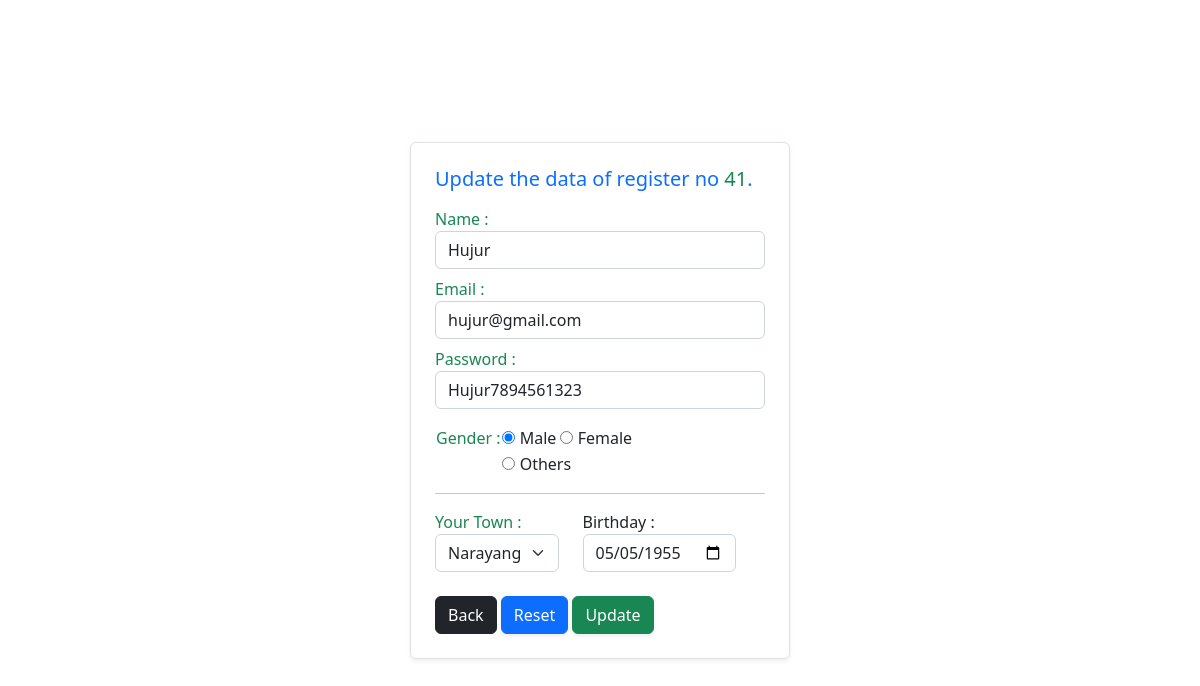
Page /edit.php?id=41 on the committed database.
### tables this page shows
CREATE TABLE `user_data` (
  `id` int(100) NOT NULL,
  `name` char(150) DEFAULT NULL,
  `email` char(200) DEFAULT NULL,
  `password` char(255) DEFAULT NULL,
  `reg_time` timestamp NOT NULL DEFAULT current_timestamp(),
  `date_of_birth` date DEFAULT NULL,
  `city` char(100) DEFAULT NULL,
  `gender` char(20) DEFAULT NULL
);

### edit.php (the view, shortened to what this page needs)
<?php
include_once("./header.php");
if (isset($_GET['id'])){
$id =  $_GET['id'];
$get_pre_data_query = "SELECT * FROM `user_data` WHERE `id`= $id";
$get_pre_data= $connet->query($get_pre_data_query);
if($get_pre_data->num_rows != 1){
    echo "<span>No data found.</span>";
}else{
    $pre_data = $get_pre_data->fetch_assoc();
    ?>
<div class="container">
    <div class="row min-vh-100">
        <div class="col-11 col-md-5 col-lg-4 m-auto border shadow-sm rounded px-2 px-md-4 pt-4">
            <div class="mb-3">
                <h5 class="text-primary">
                    Update the data of register no <span class="text-success"><?= $id ?? null ?></span>.</h5>
            </div>
            <form method="POST">
                <div class="mb-2">
                    <label for="name">
                        <span class="text-success">Name :</span>
                    </label>
                    <input type="text" name="name" id="name" class="form-control <?= isset($errorName) ? "is-invalid" : null ?>
                    <?= isset($correctName) ? "is-valid" : null ?>"
                        value="<?=  $pre_data['name'] ?? $correctName || $name ??   null ?> ">
                </div>
                <div class=" mb-2">
                    <label for="email">
                        <span class="text-success">Email :</span>
                    </label>
                    <input type="text" name="email" id="email"
                        class="form-control <?= isset($errorEmail) ? "is-invalid" : null ?> <?= isset($correctEmail) ? "is-valid" : null ?>"
                        value="<?= $pre_data['email'] ?? $correctEmail || $email ?? null ?>">
                </div>
                <div class="mb-3">
                    <label for="password">
                        <span class="text-success">Password :</span>
                    </label>
                    <input type="text" name="password" id="password"
                        class="form-control <?= isset($errorPassword) ? "is-invalid" : null ?> <?= isset($correctPassword) ? "is-valid" : null ?>"
                        value="<?= $pre_data['password'] ?? $correctPassword ?? null ?>">
                </div>
                <div class=" mb-3">
                    <table>
                        <tr>
                            <td>
                                <span class="d-block text-success"> Gender :</span>
                            </td>
                            <td>
                                <input type="radio" name="gender" id="male" value="Male"
                                    <?= (!isset($gender)) && $pre_data['gender'] == "Male" ? "checked" : null ?>
                                    <?= (isset($gender)) && $correctGender == "Male" ? "checked" : null ?>>
                                <label for="male">Male</label>
                                <input type="radio" name="gender" id="female" value="Female"
                                    <?= (!isset($gender)) && $pre_data['gender'] == "Female" ? "checked" : null ?>
                                    <?= (isset($gender)) && $correctGender == "Female" ? "checked" : null ?>>
                                <label for="female">Female</label>
                            </td>
                        </tr>
                        <tr>
                            <td></td>
                            <td><input type="radio" name="gender" id="Others" value="Others"
                                    <?= (!isset($gender)) && $pre_data['gender'] == "Others" ? "checked" : null ?>
                                    <?= (isset($gender)) && $gender == "Others" ? "checked" : null ?>>
                                <label for="Others">Others</label>
                            </td>
                        </tr>
                    </table>
                </div>
                <hr>
                <div class="row">
                    <div class="mb-3 col-8 col-xl-5">
                        <span class="text-success">Your Town :</span>
                        <select name="city" class="form-select
                        <?= (isset($errorCity)) ? "is-invalid" : null ?>
                        <?= (isset($correctCity)) ? "is-valid" : null ?>
                        ">
                            <option value="<?= $pre_data['city'] ?? null ?>"><?= (!isset($city)) ? $pre_data['city'] : "--
                                Select
                                Area --" ?>
                            </option>
                        </select>
                    </div>
                    <div class="mb-3 col-8 col-xl-6">
                        <label for="birthday">Birthday :</label>
                        <input type="date" id="birthday" name="date_of_birth"
                            class="form-control <?= isset($errordate_of_birth) ? "is-invalid" : null ?><?= isset($correctdate_of_birth) ? "is-valid" : null ?>"
                            value="<?= $pre_data['date_of_birth'] ?? null ?>">
                    </div>
                </div>
                <div class=" mb-4 mt-2">
                    <input type="button" onclick="location.href='./read.php'" class="btn btn-dark" value="Back">
                    <input type="reset" name="sub123" class="btn btn-primary shadow-sm" value="Reset"
                        onclick="location.href='edit.php?id=<?= $pre_data['id'] ?>'">
                    <input type="submit" name="sub123" class="btn btn-success shadow-sm" value="Update">
                </div>
            </form>
        </div>
    </div>
</div>
<?php
}
}
?> <?php
include_once("./footer.php");
?>

### rows in the picture
user_data: name "Hujur", email "hujur@gmail.com", password "Hujur7894561323", gender "☑ Male", gender "☐ Female", gender "☐ Others", city "Narayanganj", date_of_birth "05/05/1955"

### other values in the picture
$id "41"
